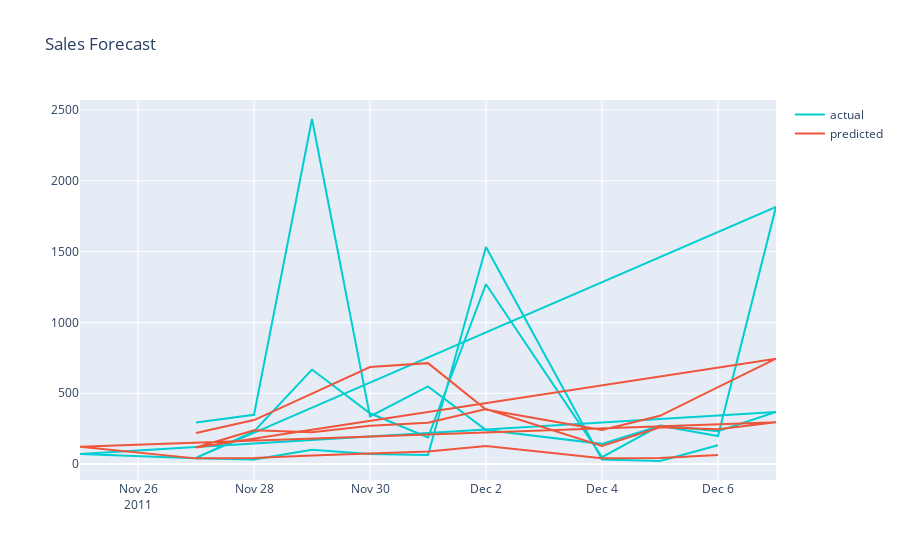

Source (notebook cell):
### Code cell
#plot actual and predicted
plot_data = [
    go.Scatter(
        x=new_df['Date'],
        y=new_df['Quantity'],
        name='actual',
        line_color = 'darkturquoise'
    ),
        go.Scatter(
        x=new_df['Date'],
        y=new_df['Forecast'],
        name='predicted'
    )
    
]

plot_layout = go.Layout(
        title='Sales Forecast'
    )
fig = go.Figure(data=plot_data, layout=plot_layout)
pyoff.iplot(fig)
